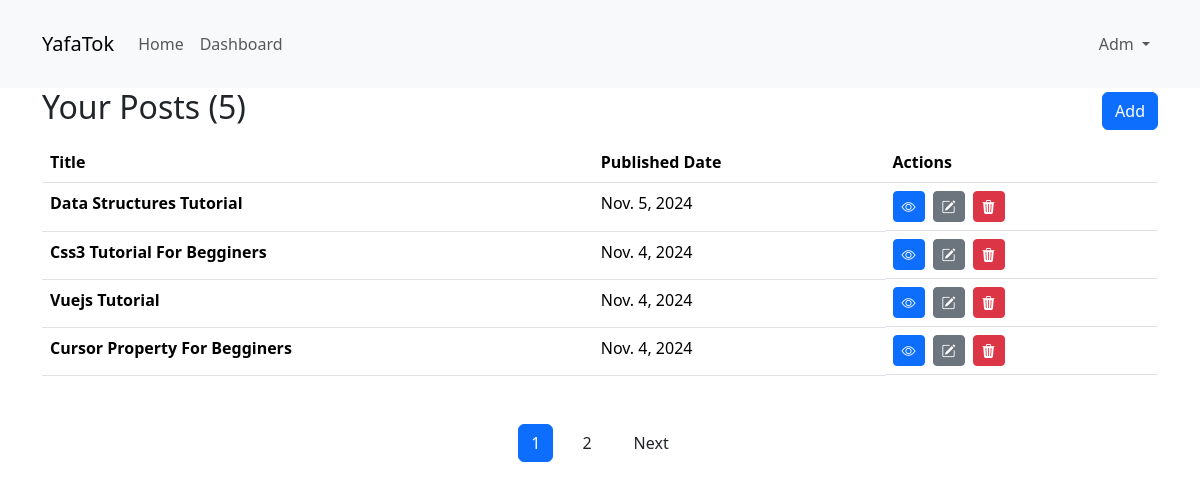
Page /dashboard/ (signed in) on the earlier database version.
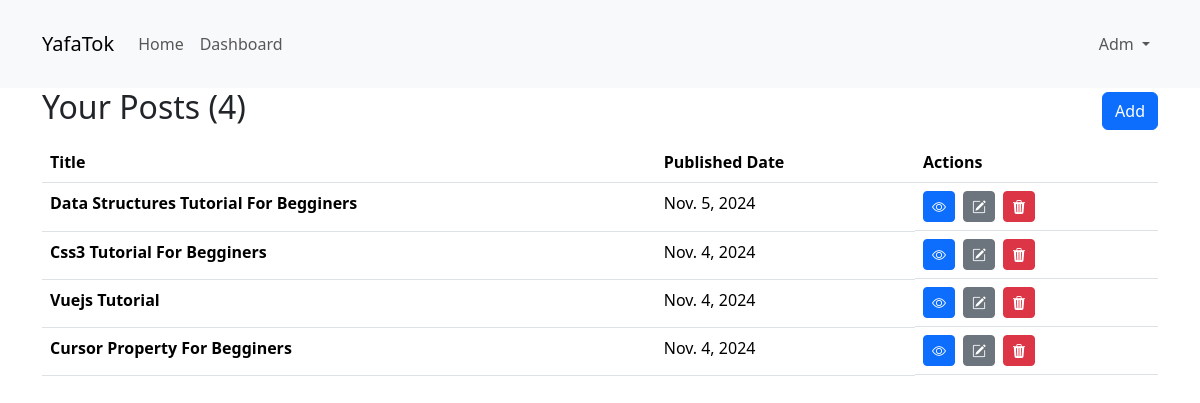
Same page on the later database version.
### posts/models.py (models this page shows, shortened)
class Post(models.Model):
    title = models.CharField(max_length=255)
    description = models.TextField()
    image = models.ImageField(upload_to="posts")
    user = models.ForeignKey(User, on_delete=models.CASCADE)
    tags = models.ManyToManyField(Tag)
    created_at = models.DateField(auto_now_add=True)
    updated_at = models.DateField(auto_now=True)

### posts/views.py (the view)
# urls.py: path("dashboard/", views.index, name="posts.index"),
def index(request: HttpRequest) -> HttpResponse:
    if not request.user.is_authenticated:
        return HttpResponseRedirect(reverse("auth.login"))
    page_number = request.GET.get("p", 1)
    current_user_posts = Post.objects.filter(user=request.user)
    posts = Paginator(current_user_posts.order_by("-updated_at"), 4).get_page(
        page_number
    )
    return render(
        request,
        "posts/index.html",
        {"posts": posts, "count": current_user_posts.count()},
    )

### posts/templates/posts/index.html (shortened to what this page needs)
{% extends "base.html" %}
{% block body %}
<div class="d-flex justify-content-between align-items-center">
    <h2>Your Posts ({{count}})</h2>
    <a href="{% url "posts.create" %}" class="btn btn-primary">Add</a>
</div>
<div>
    <table class="mt-2 table">
        <thead>
            <tr>
                <th scope="col">Title</th>
                <th scope="col">Published Date</th>
                <th scope="col">Actions</th>
            </tr>
        </thead>
        <tbody>
            {% for post in posts %}
                <tr>
                    <th scope="row">{{post.title|title}}</th>
                    <td>{{post.updated_at|date}}</td>
                    <td class='d-flex align-items-center gap-2'>
                        <a class='btn btn-primary btn-sm' href="{% url "posts.show" id=post.id %}">
                            <i class="bi bi-eye"></i>
                        </a>
                        <a class='btn btn-secondary btn-sm' href="{% url "posts.update" id=post.id %}">
                            <i class="bi bi-pencil-square"></i>
                        </a>
                        <button type='button' data-bs-toggle="modal" data-bs-target="#exampleModal-{{post.id}}" class='btn btn-danger btn-sm'>
                            <i class="bi bi-trash3-fill"></i>
                        </button>
                    </td>
                </tr>
                {% empty %}
                <th colspan="3" scope='row'>Don't have any posts</th>
            {% endfor %}
        </tbody>
    </table>
    {% if count > 4 %}
        {% include "posts/includes/posts-pagination.html" %}
    {% endif %}
</div>
{% endblock body %}

Differences in the rows shown:
changed Post: title "Data Structures Tutorial" → "Data Structures Tutorial For Begginers"
Other differences:
{{ count }}: "5" → "4"
{{ posts.number }}: "1" → (not shown)
{{ posts.next_page_number }}: "2" → (not shown)
text no longer shown: "Next"
